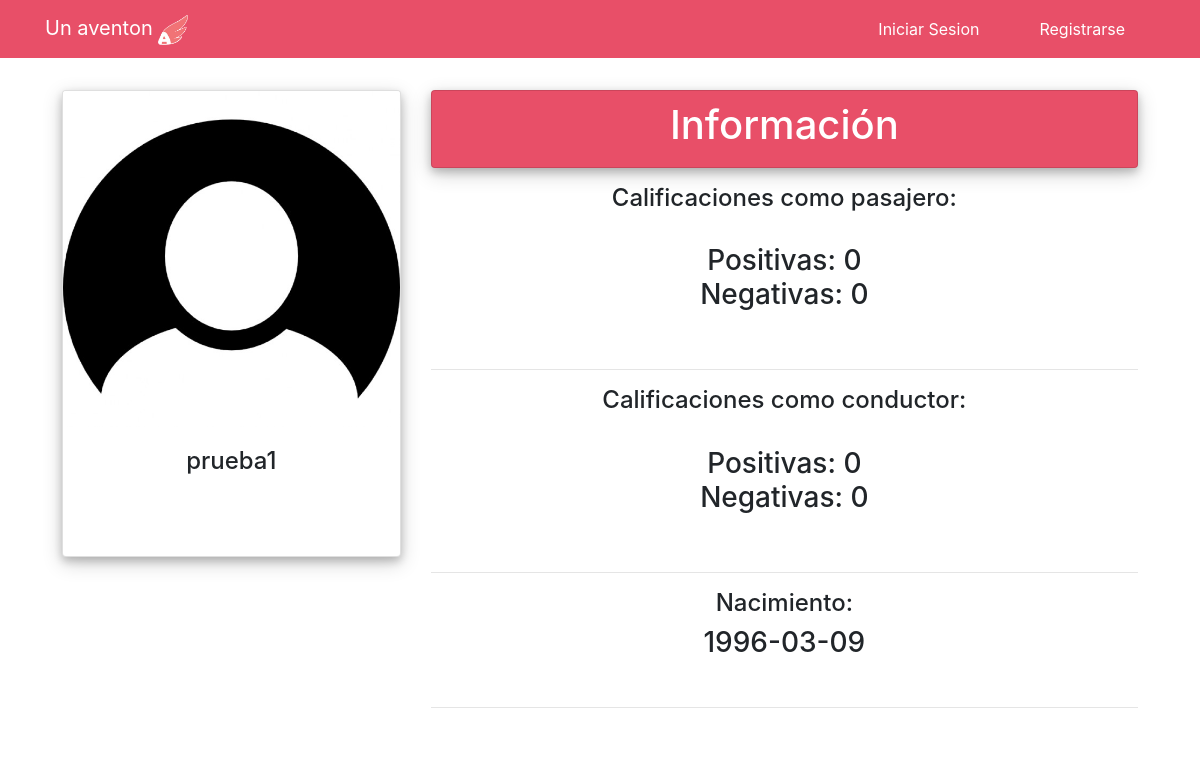
/mostrar-perfil.php?idUsuarios=1, run on the app's committed database.
### tables this page shows
CREATE TABLE `usuarios` (
  `id` int(11) NOT NULL,
  `correo` varchar(255) NOT NULL,
  `nombre` varchar(25) NOT NULL,
  `apellido` varchar(25) NOT NULL,
  `fechanac` date NOT NULL,
  `contrasena` varchar(255) NOT NULL,
  `fondos` int(11) NOT NULL,
  `codigo_tarjeta` varchar(12) NOT NULL,
  `calificacionPos` int(11) NOT NULL,
  `calificacionNeg` int(11) NOT NULL,
  `activo` tinyint(4) NOT NULL
);

CREATE TABLE `conductor` (
  `idUsuario` int(11) NOT NULL,
  `calificacionPos` int(11) NOT NULL,
  `calificacionNeg` int(11) NOT NULL
);

### app/ControlSesion.inc.php (called while the page is built, shortened)
<?php
class ControlSesion {
    public static function sesion_iniciada(){
        if(isset($_SESSION['id_usuario'])&& isset($_SESSION['nombre_usuario'])){
            return true;
        }else{
            return false;
        }
    }
}

### app/Conexion.inc.php (called while the page is built, shortened)
<?php
class Conexion{
    private static $conexion;
    public static function abrir_conexion(){
        if (!isset(self::$conexion)){
            try{
                self::$conexion = new PDO('mysql:host='.NOMBRE_SERVIDOR.'; dbname='.NOMBRE_BD,NOMBRE_USUARIO,PASSWORD);
                self::$conexion -> setAttribute(PDO::ATTR_ERRMODE, PDO::ERRMODE_EXCEPTION);
                self::$conexion -> exec("SET CHARACTER SET utf8");
            } catch (PDOException $ex){
                 print "ERROR: ". $ex -> getMessage() . "<br>";
                 die();
            }
        }
    }
    public static function cerrar_conexion(){
        if(isset(self::$conexion)){
            self::$conexion =null;
        }
    }
    public static function obtener_conexion(){
        return self::$conexion;
    }
}

### app/repositorioUsuario.inc.php (called while the page is built, shortened)
<?php
include_once 'app/Usuario.inc.php';
class RepositorioUsuario{
    public static function obtener_usuario_por_id($conexion,$id){
        $usuario=null;
        if(isset($conexion)){
            try{
                $sql="SELECT * FROM usuarios WHERE id = :id";
                $sentencia =$conexion -> prepare($sql);
                $sentencia -> bindParam( ":id" , $id, PDO::PARAM_STR);
                $sentencia -> execute();
                $resultado=$sentencia -> fetch();
                if(!empty($resultado)){
                    $usuario =new Usuario($resultado['id'],$resultado['correo'],$resultado['nombre'],$resultado['apellido'],$resultado['fechanac'],$resultado['contrasena'],$resultado['fondos'],
                    $resultado['codigo_tarjeta'],$resultado['calificacionPos'],$resultado['calificacionNeg'],$resultado['activo']);
                }
            }catch(PDOException $ex){
                print "error". $ex ->getMessage();
            }
        }
        return $usuario;
    }
}

### app/Usuario.inc.php (called while the page is built, shortened)
<?php
class Usuario {
    private $id;
    private $nombre;
    private $fechaNac;
    private $calificacionPos;
    private $calificacionNeg;
    public function __construct($id,$correo,$nombre,$apellido,$fechanac,$contraseña,$fondos,$codigo_targeta,$calificacionPos,$calificacionNeg,$activo) {
        $this -> id = $id;
        $this -> nombre = $nombre;
        $this -> fechaNac = $fechanac;
        $this -> calificacionPos=$calificacionPos;
        $this -> calificacionNeg=$calificacionNeg;
    }
    public function getId()
    {
        return $this->id;
    }
    public function getNombre()
    {
        return $this->nombre;
    }
    public function getFechaNac()
    {
        return $this->fechaNac;
    }
    public function getCalificacionPos()
    {
        return $this->calificacionPos;
    }
    public function getCalificacionNeg()
    {
        return $this->calificacionNeg;
    }
 }

### app/repositorioConductor.inc.php (called while the page is built, shortened)
<?php
include_once 'app/conductor.inc.php';
class RepositorioConductor{
     public static function obtener_conductor_por_id($conexion,$idUsuario){
        $conductor=null;
        if(isset($conexion)){
            try{
                $sql="SELECT * FROM conductor WHERE idUsuario = :idUsuario";
                $sentencia =$conexion -> prepare($sql);
                $sentencia -> bindParam( ":idUsuario" , $idUsuario, PDO::PARAM_STR);
                $sentencia -> execute();
                $resultado=$sentencia -> fetch();
                if(!empty($resultado)){
                    $conductor =new Conductor($resultado['idUsuario'],$resultado['calificacionPos'],$resultado['calificacionNeg']);
                }
            }catch(PDOException $ex){
                print "error". $ex ->getMessage();
            }
        }
        return $conductor;
    }
  public static function esConductor($conexion,$idUsuario){
      $es=null;
      if(isset($conexion)){
          try{
              $sql="SELECT COUNT(*) AS si FROM conductor WHERE idUsuario= :idUsuario";
              $sentencia=$conexion -> prepare($sql);
              $sentencia -> bindParam(':idUsuario',$idUsuario,PDO::PARAM_STR);
              $sentencia ->execute();
              $resultado=$sentencia ->fetch();
              if($resultado['si']){
                  $es=true;
              }else{
                  $es=false;
              }
          }catch(PDOException $ex){
            print 'error: '. $ex ->getMessage();
          }
      }
     return $es;
  }
}

### app/Conductor.inc.php (called while the page is built, shortened)
<?php
class Conductor{
    private $calificacionPos;
    private $calificacionNeg;
public function __construct($idUsuario,$calificacionPos,$calificacionNeg){
    $this -> calificacionPos=$calificacionPos;
    $this -> calificacionNeg=$calificacionNeg;
}
    public function getCalificacionPos()
    {
        return $this->calificacionPos;
    }
    public function getCalificacionNeg()
    {
        return $this->calificacionNeg;
    }
}

### mostrar-perfil.php (the view, shortened to what this page needs)
<?php
include_once 'app/Conexion.inc.php';
include_once 'app/repositorioUsuario.inc.php';
include_once 'app/repositorioConductor.inc.php';
include_once 'plantillas/documento-declaracion.inc.php';
$usuario = RepositorioUsuario::obtener_usuario_por_id(Conexion::obtener_conexion(), $_GET['idUsuarios']);
if (RepositorioConductor::esConductor(Conexion::obtener_conexion(), $usuario->getId())) {
    $conductor = RepositorioConductor::obtener_conductor_por_id(Conexion::obtener_conexion(), $usuario->getId());
}
include_once 'plantillas/navbar2.inc.php';
?>
<div class="container contenedorasd">
    <div class="row">
        <div class="col-md-4">
            <div class="card">
                <?php
                $imagen = "img/usuario.jpg";
                ?>
                <img class="card-img-top" src="<?php echo $imagen ?>" alt="Card image cap">
                <div class="card-body text-center">
                    <h4 class="card-title"><?php
                        echo ' ', $usuario->getNombre(), ' ';
                        ?></h4>
                    <br>
                    <br>
                </div>
            </div>
        </div>
        <div class="col-md-8 text-center">
            <div class="card color1">
                <div class="card-heading color1">
                    <h1>Información</h1>
                </div>
            </div>
            <p class="card-text text-center">
                <?php
                echo "<h4>Calificaciones como pasajero: </h4><br><h3>Positivas: ", $usuario->getCalificacionPos(), '<br>Negativas: ', $usuario->getCalificacionNeg(), '<h3>';
                ?>
                <br>
            <hr>
            <?php
            if (RepositorioConductor::esConductor(Conexion::obtener_conexion(), $usuario->getId())) {
                echo "<h4>Calificaciones como conductor: </h4><br><h3>Positivas: ", $conductor->getCalificacionPos(), '<br>Negativas: ', $conductor->getCalificacionNeg(), '<h3>';
                ?>
                <br>
                <hr>
                <?php
            }
            echo "<h4>Nacimiento: </h4><h3>", $usuario->getFechanac(), "</h3>";
            ?>
            <br>
            <hr>
            </p>
        </div>
        <?php
        include_once 'plantillas/documento-cierre.inc.php';
        ?>

### plantillas/documento-declaracion.inc.php (shortened to what this page needs)
<!DOCTYPE html>
<?php include_once "app/config.inc.php";
      include_once "app/Conexion.inc.php"; ?>
<html lang="es">
    <head>
        <link href="<?php echo RUTA_CSS ?>bootstrap.min.css" rel="stylesheet">
        <link href="<?php echo RUTA_CSS ?>estilos.css" rel="stylesheet">
        <link href="<?php echo RUTA_CSS ?>fontawesome-all.min.css" rel="stylesheet">
        <link href="<?php echo RUTA_CSS ?>jquery.datetimepicker.min.css" rel="stylesheet">
    </head>
    <body>

### plantillas/navbar2.inc.php (shortened to what this page needs)
<?php
include_once 'app/ControlSesion.inc.php';
include_once 'app/conexion.inc.php';
?>
<nav class="navbar navbar-expand-md navbar-default navbar-fixed-top color1">
<div class='container'>
      <a class="navbar-brand" href="<?php echo SERVIDOR?>">
      Un aventon <img src="img/logo2.png" width="30" height="30" alt=""></a>
      <div class="collapse navbar-collapse " id="navbar">
        <ul class="navbar-nav ml-auto">
        <?php if(!ControlSesion::sesion_iniciada()){
                    ?>
          <li class="nav-item active ">
            <a  href="<?php echo RUTA_LOGIN?>">Iniciar Sesion </a>
          </li>
          <li class="nav-item active">
            <a href="<?php echo RUTA_REGISTRO?>">Registrarse</a>
          </li>
            <?php
             }
             ?>
        </ul>
      </div>
      </div>
    </nav>
    <br>
    <br>

### plantillas/documento-cierre.inc.php (shortened to what this page needs)
    </body>
</html>

### css/estilos.css (style rules this page uses)
.navbar-nav > li { padding-left:30px; padding-right:30px; }
.navbar-brand:link, .navbar-brand:visited { color:white !important; }
#navbar li a:link, #navbar li a:visited { color:white !important; }
.card-heading { margin:10px; }
body { background: url("../img/fondo1.jpg") no-repeat center center fixed; -webkit-background-size: cover; -moz-background-size: cover; -o-background-size: cover; background-size: cover; }
.contenedorasd { background-color:white; padding: 2em; margin-top: -3em; }
.color1 { background-color:#E84F68!important; }
.color1 h1 { color:white !important; }
div.card { box-shadow: 0 4px 8px 0 rgba(0, 0, 0, 0.2), 0 6px 20px 0 rgba(0, 0, 0, 0.19); text-align: center; }

### data on the page
usuarios: nombre "prueba1", calificacionPos "0", calificacionNeg "0", fechanac "1996-03-09"
conductor: calificacionPos "0", calificacionNeg "0"
